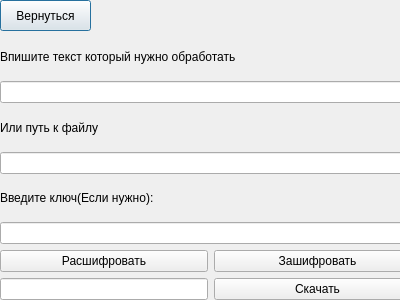
<?xml version="1.0" encoding="UTF-8"?>
<ui version="4.0">
 <class>XTEA</class>
 <widget class="QDialog" name="XTEA">
  <property name="enabled">
   <bool>true</bool>
  </property>
  <property name="geometry">
   <rect>
    <x>0</x>
    <y>0</y>
    <width>400</width>
    <height>300</height>
   </rect>
  </property>
  <property name="windowTitle">
   <string>Dialog</string>
  </property>
  <widget class="QPushButton" name="return_2">
   <property name="geometry">
    <rect>
     <x>0</x>
     <y>0</y>
     <width>91</width>
     <height>31</height>
    </rect>
   </property>
   <property name="text">
    <string>Вернуться</string>
   </property>
  </widget>
  <widget class="QWidget" name="verticalLayoutWidget">
   <property name="geometry">
    <rect>
     <x>0</x>
     <y>39</y>
     <width>421</width>
     <height>261</height>
    </rect>
   </property>
   <layout class="QVBoxLayout" name="verticalLayout">
    <item>
     <widget class="QLabel" name="label">
      <property name="text">
       <string>Впишите текст который нужно обработать</string>
      </property>
     </widget>
    </item>
    <item>
     <widget class="QLineEdit" name="lineEdit"/>
    </item>
    <item>
     <widget class="QLabel" name="label_2">
      <property name="text">
       <string>Или путь к файлу</string>
      </property>
     </widget>
    </item>
    <item>
     <widget class="QLineEdit" name="lineEdit_2"/>
    </item>
    <item>
     <widget class="QLabel" name="label_3">
      <property name="text">
       <string>Введите ключ(Если нужно):</string>
      </property>
     </widget>
    </item>
    <item>
     <widget class="QLineEdit" name="lineEdit_4"/>
    </item>
    <item>
     <layout class="QHBoxLayout" name="horizontalLayout">
      <item>
       <widget class="QPushButton" name="pushButton_2">
        <property name="text">
         <string>Расшифровать</string>
        </property>
       </widget>
      </item>
      <item>
       <widget class="QPushButton" name="pushButton">
        <property name="text">
         <string>Зашифровать</string>
        </property>
       </widget>
      </item>
     </layout>
    </item>
    <item>
     <layout class="QHBoxLayout" name="horizontalLayout_2">
      <item>
       <widget class="QLineEdit" name="lineEdit_3">
        <property name="sizePolicy">
         <sizepolicy hsizetype="Minimum" vsizetype="Fixed">
          <horstretch>0</horstretch>
          <verstretch>0</verstretch>
         </sizepolicy>
        </property>
       </widget>
      </item>
      <item>
       <widget class="QPushButton" name="pushButton_3">
        <property name="text">
         <string>Скачать</string>
        </property>
       </widget>
      </item>
     </layout>
    </item>
   </layout>
  </widget>
 </widget>
 <resources/>
 <connections/>
</ui>
